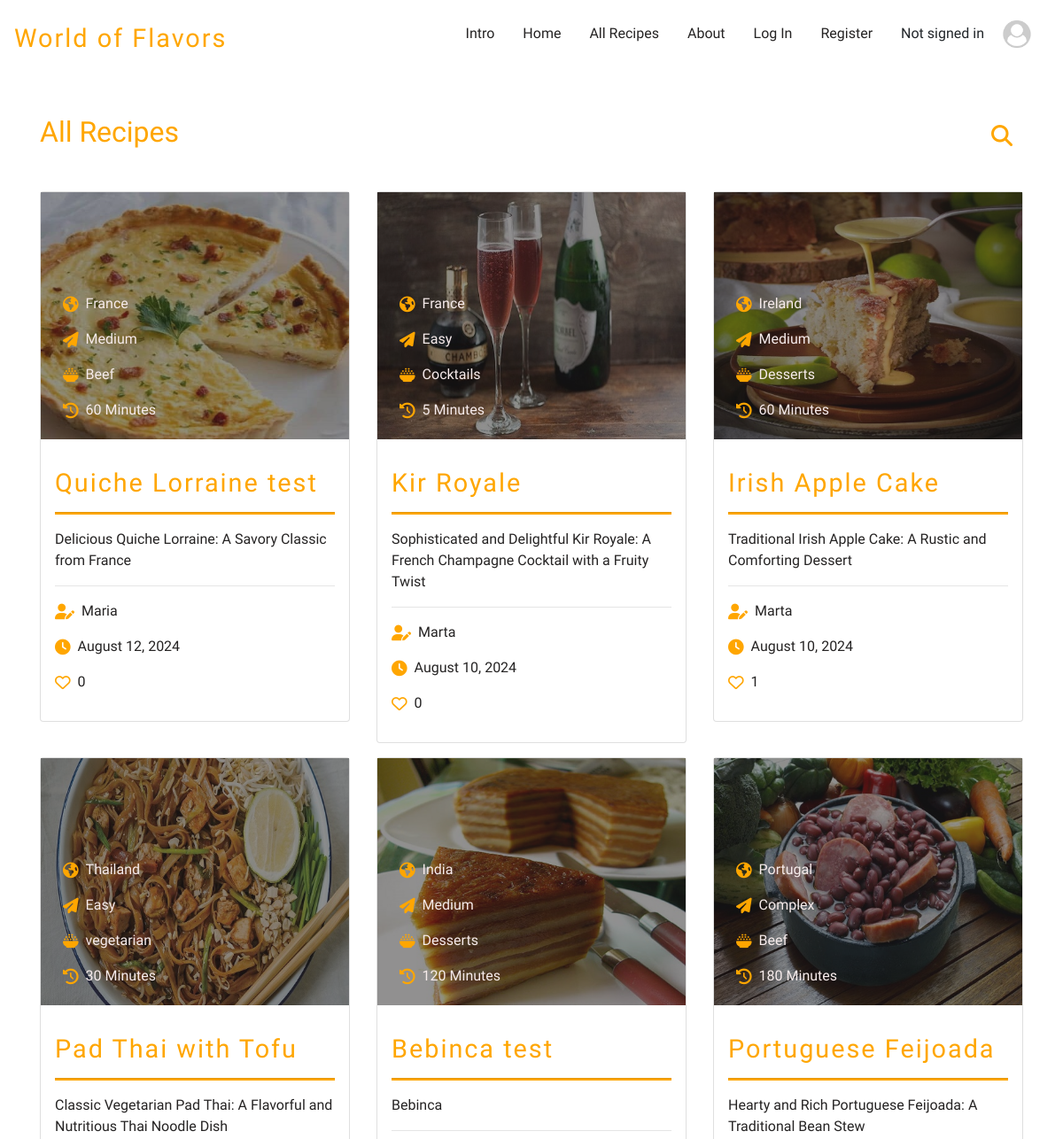
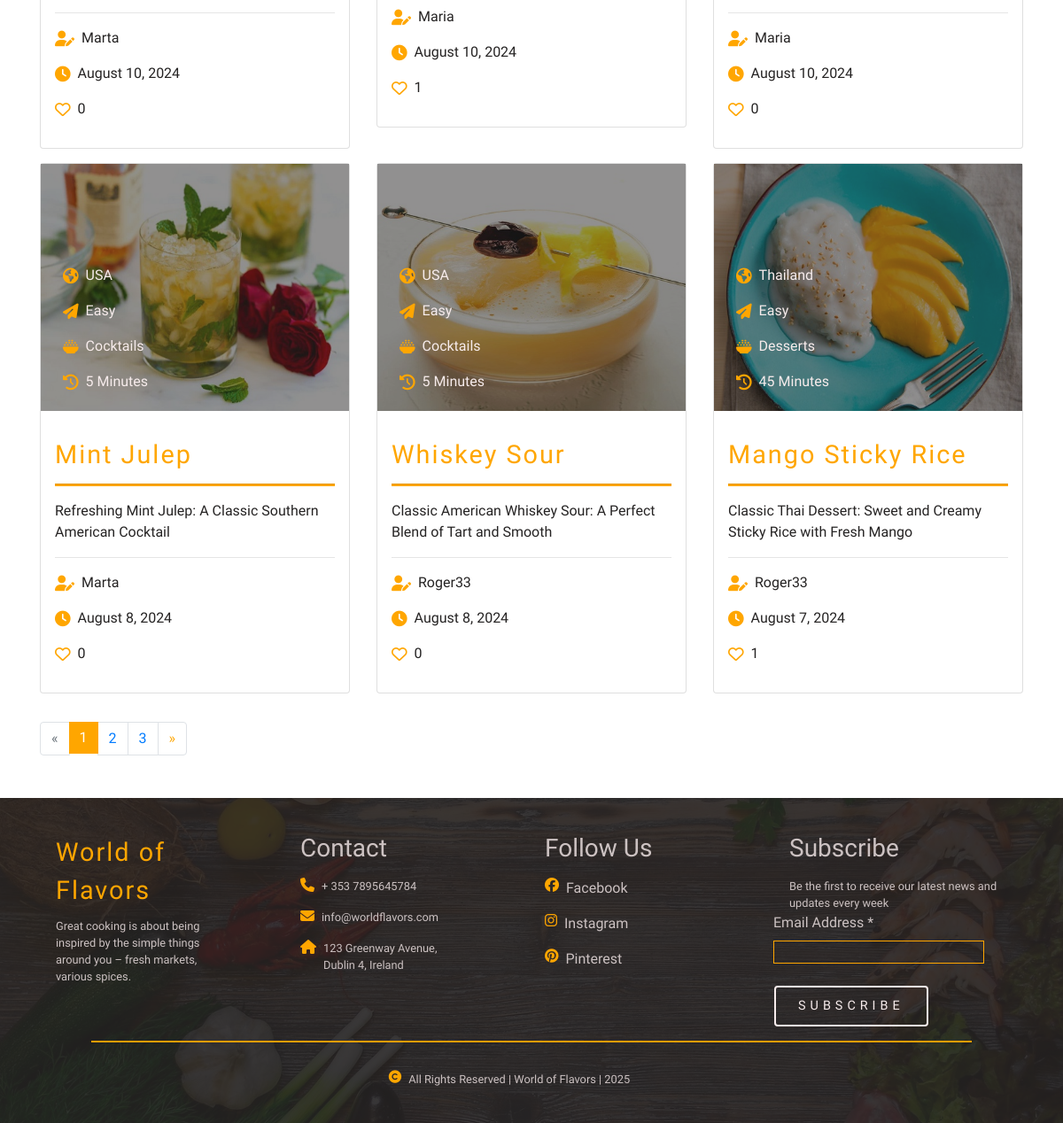
Page /all_recipes/ on the committed database (2 pictures, top to bottom).
### recepies/models.py (models this page shows, shortened)
class Recipe(models.Model):
    title = models.CharField(max_length=100, blank=False)
    sub_title = models.CharField(max_length=255, blank=False)
    ingredients = models.TextField()
    how_to_prepare = models.TextField()
    main_category = models.ForeignKey('MainCategory', on_delete=models.CASCADE)
    origin_category = models.ForeignKey('OriginCategory', on_delete=models.CASCADE, blank=True, null=True)
    difficulty_level = models.ForeignKey('DifficultyLevelCategory', on_delete=models.CASCADE, blank=True, null=True)
    time_to_prepare =  models.IntegerField(default=0)
    author = models.ForeignKey(settings.AUTH_USER_MODEL, on_delete=models.CASCADE)
    is_featured = models.BooleanField(default=False)
    is_active = models.BooleanField(default=True)
    timestamp = models.DateTimeField(auto_now_add=True)
    comment_count = models.PositiveIntegerField(default=0)
    likes = models.ManyToManyField(settings.AUTH_USER_MODEL, related_name='liked_recipes', blank=True)
    small_image = models.ImageField(upload_to='images/small/posts/', blank=True, null=True)
    large_image = models.ImageField(upload_to='images/large/posts/', blank=True, null=True)
    class Meta:
        ordering = ['-timestamp']

class OriginCategory(models.Model):
    class Meta:
        verbose_name_plural = 'Origin Category'
    """
    Model for Origin Category.
    """
    category_name = models.CharField(max_length=100, unique=True, blank=False)
    def __str__(self):
        return self.category_name

class DifficultyLevelCategory(models.Model):
    class Meta:
        verbose_name_plural = 'Difficulty level category'
    category_name = models.CharField(max_length=100, unique=True, blank=False)
    def __str__(self):
        return self.category_name

class MainCategory(models.Model):
    class Meta:
        verbose_name_plural = 'Main Category'
    category_name = models.CharField(max_length=100, unique=True, blank=False)
    image_url = models.ImageField(upload_to='images/support/', blank=True, null=True)
    def __str__(self):
        return self.category_name

### accounts/models.py (models this page shows)
class CustomUser(AbstractUser):
    pass

### recepies/views.py (the view, shortened to what this page needs)
# urls.py: path('all_recipes/', views.all_recipes, name='all_recipes'),
def all_recipes(request):
    recipes = Recipe.objects.all()
    main_categories = MainCategory.objects.all()
    origin_categories = OriginCategory.objects.all()
    difficulty_levels = DifficultyLevelCategory.objects.all()
    page_number = request.GET.get('page')
    recipes_page, paginator = paginate_queryset(recipes, page_number, per_page=9)
    context = {
        'recipes': recipes_page,
        'main_categories': main_categories,
        'origin_categories': origin_categories,
        'difficulty_levels': difficulty_levels,
        'all_recipes_page': True,
        'page_obj': recipes_page,  # Pass the paginator page object to the template
    }
    return render(request, 'home.html', context)

### accounts/context_processors.py (called while the page is built)
def user_image(request):
    if request.user.is_authenticated:
        user_profile = request.user.userprofile
        return {'user_image': user_profile.user_image.url if user_profile.user_image else None}
    return {'user_image': None}

### recepies/views.py (called while the page is built)
def paginate_queryset(queryset, page_number, per_page=9):
    paginator = Paginator(queryset, per_page)
    try:
        page_obj = paginator.page(page_number)
    except PageNotAnInteger:
        page_obj = paginator.page(1)
    except EmptyPage:
        page_obj = paginator.page(paginator.num_pages)
    return page_obj, paginator

### recepies/templates/home.html (shortened to what this page needs)
{% extends "layout.html" %}
{% block body %}
{% if home_page %}
{% include "components/banner-carousel.html" %}
{% include "components/recipes-card.html" %}
{% include "components/testimonials.html" %}
{% else %}
<div class="mt-5">
   {% include "components/recipes-card.html" %}
</div>
{% if recipes %}
{% include "components/pagination.html" %}
{% endif %}
{% endif %}
{% endblock %}

### recepies/templates/components/recipes-card.html (shortened to what this page needs)
<div class="container">
    {% if home_page %}
        <h2 class="title interactive-color mb-5">Popular Recipes</h2>
    {% elif my_favourites_page %}
        <h2 class="title interactive-color mb-5">My Favourite Recipes</h2>
    {% else %}
        <div class="d-flex justify-content-between align-items-center">
            <h2 class="title interactive-color mb-5">All Recipes</h2>
            <button class="accordion-button collapsed border-0 btn" type="button" data-bs-toggle="collapse"
                data-bs-target="#flush-collapseOne{{ comment.id }}" aria-expanded="false" aria-controls="flush-collapseOne">
                <h4 class="interactive-color search-icon">
                    <i class="fa-solid fa-magnifying-glass interactive-color"></i>
                </h4>
            </button>
        </div>
    {% endif %}
    <div class="row">
        {% for recipe in recipes %}
            <div class="col-6 col-lg-4 mb-3">
                <a href="{% url 'recipe_page' pk=recipe.pk %}">
                    <div class="card transition-3">
                        <div class="image-container">
                            <div class="overlay"></div>
                            {% if recipe.small_image and recipe.small_image.url %}
                                <img class="img-fluid w-100" src="{{ recipe.small_image.url }}" alt="{{ recipe.title }}">
                            {% else %}
                                <img class="img-fluid w-100"
                                    src="../../../media/images/small/support/image_not_available_small.jpg"
                                    alt="{{ recipe.title }}">
                            {% endif %}
                            <div class="card-info">
                                <div class="d-flex">
                                    <i class="interactive-color fa-solid fa-earth-americas mt-1"></i>
                                    <p class="ml-2">{{ recipe.origin_category }}</p>
                                </div>
                                <div class="d-flex">
                                    <i class="interactive-color fa-solid fa-paper-plane mt-1"></i>
                                    <p class="ml-2">{{ recipe.difficulty_level }}</p>
                                </div>
                                <div class="d-flex">
                                    <i class="interactive-color fa-solid fa-bowl-rice mt-1"></i>
                                    <p class="ml-2">{{ recipe.main_category }}</p>
                                </div>
                                <div class="d-flex">
                                    <i class="interactive-color fa-solid fa-clock-rotate-left mt-1"></i>
                                    <p class="ml-2">{{ recipe.time_to_prepare }} Minutes</p>
                                </div>
                            </div>
                        </div>
                        <div class="p-3">
                            <h3 class="Kaushan-title interactive-color mt-3 mb-3">{{ recipe.title }}</h3>
                            <hr class="under-line">
                            <p>{{ recipe.sub_title }}</p>
                            <hr>
                            <div class="card-info-details d-flex flex-column">
                                <div class="d-flex">
                                    <i class="interactive-color fa-solid fa-user-pen mt-1"></i>
                                    <p class="ml-2">{{ recipe.author }}</p>
                                </div>
                                <div class="d-flex">
                                    <i class="interactive-color fa-solid fas fa-clock mt-1"></i>
                                    <p class="ml-2">{{ recipe.timestamp|date:"F j, Y" }}</p>
                                </div>
                                <div class="d-flex">
                                    <i class="interactive-color fa-regular fa-heart mt-1"></i>
                                    <p class="ml-2 like-count" id="{{ recipe.id }}">{{ recipe.likes.count }}</p>
                                </div>
                            </div>
                        </div>
                    </div>
                </a>
            </div>
        {% endfor %}
    </div>
</div>

### static/css/main.css (style rules this page uses)
* { margin: 0; padding: 0; box-sizing: border-box; }
body { height: 100%; font-family: 'Montserrat', sans-serif; }
:root { --white-color: rgb(247, 236, 236); --light-grey-color: rgb(204, 194, 194); --dark-black: rgb(37, 35, 35); --light-black: rgb(70, 68, 68); --interactive-color: rgb(255, 166, 0); --error-red-color: rgb(230, 82, 82); }
a { text-decoration: none; color: var(--dark-black); }
.Kaushan-title { font-size: clamp(1.5rem, 2.5vw, 1.8rem); letter-spacing: 2px; z-index: 100; font-weight: 500; font-family: 'Kaushan Script', cursive; }
.title { font-size: 2rem; color: var(--white-color); }
.under-line { background-color: var(--interactive-color); height: 2px; }
button { background: transparent; }
.interactive-color { color: var(--interactive-color); }
.transition-3 { transition: all ease-in-out 0.3s; }
.overlay { position: absolute; left: 0; top: 0; width: 100%; height: 100%; background: var(--dark-black); opacity: 0.5; z-index: 2; }
.search-icon { margin-top: -30px; }
.card { cursor: pointer; }
.image-container { position: relative; color: var(--white-color); }
.card-info { position: absolute; bottom: 5px; left: 25px; z-index: 100; }
.card i { font-size: 1.1rem; }

### rows in the picture
Recipe: small_image (picture), origin_category "France", difficulty_level "Medium", main_category "Beef", time_to_prepare "60", title "Quiche Lorraine test", sub_title "Delicious Quiche Lorraine: A Savory Classic from France", author "Maria", timestamp "August 12, 2024", likes.count "0"
Recipe: small_image (picture), origin_category "France", difficulty_level "Easy", main_category "Cocktails", time_to_prepare "5", title "Kir Royale", sub_title "Sophisticated and Delightful Kir Royale: A French Champagne Cocktail with a Fruity Twist", author "Marta", timestamp "August 10, 2024", likes.count "0"
Recipe: small_image (picture), origin_category "Ireland", difficulty_level "Medium", main_category "Desserts", time_to_prepare "60", title "Irish Apple Cake", sub_title "Traditional Irish Apple Cake: A Rustic and Comforting Dessert", author "Marta", timestamp "August 10, 2024", likes.count "1"
Recipe: small_image (picture), origin_category "Thailand", difficulty_level "Easy", main_category "vegetarian", time_to_prepare "30", title "Pad Thai with Tofu", sub_title "Classic Vegetarian Pad Thai: A Flavorful and Nutritious Thai Noodle Dish", author "Marta", timestamp "August 10, 2024", likes.count "0"
Recipe: small_image (picture), origin_category "India", difficulty_level "Medium", main_category "Desserts", time_to_prepare "120", title "Bebinca test", sub_title "Bebinca", author "Maria", timestamp "August 10, 2024", likes.count "1"
Recipe: small_image (picture), origin_category "Portugal", difficulty_level "Complex", main_category "Beef", time_to_prepare "180", title "Portuguese Feijoada", sub_title "Hearty and Rich Portuguese Feijoada: A Traditional Bean Stew", author "Maria", timestamp "August 10, 2024", likes.count "0"
Recipe: small_image (picture), origin_category "USA", difficulty_level "Easy", main_category "Cocktails", time_to_prepare "5", title "Mint Julep", sub_title "Refreshing Mint Julep: A Classic Southern American Cocktail", author "Marta", timestamp "August 8, 2024", likes.count "0"
Recipe: small_image (picture), origin_category "USA", difficulty_level "Easy", main_category "Cocktails", time_to_prepare "5", title "Whiskey Sour", sub_title "Classic American Whiskey Sour: A Perfect Blend of Tart and Smooth", author "Roger33", timestamp "August 8, 2024", likes.count "0"
Recipe: small_image (picture), origin_category "Thailand", difficulty_level "Easy", main_category "Desserts", time_to_prepare "45", title "Mango Sticky Rice", sub_title "Classic Thai Dessert: Sweet and Creamy Sticky Rice with Fresh Mango", author "Roger33", timestamp "August 7, 2024", likes.count "1"

### other values in the picture
{{ num }} "1"
{{ num }} "2" "3"
